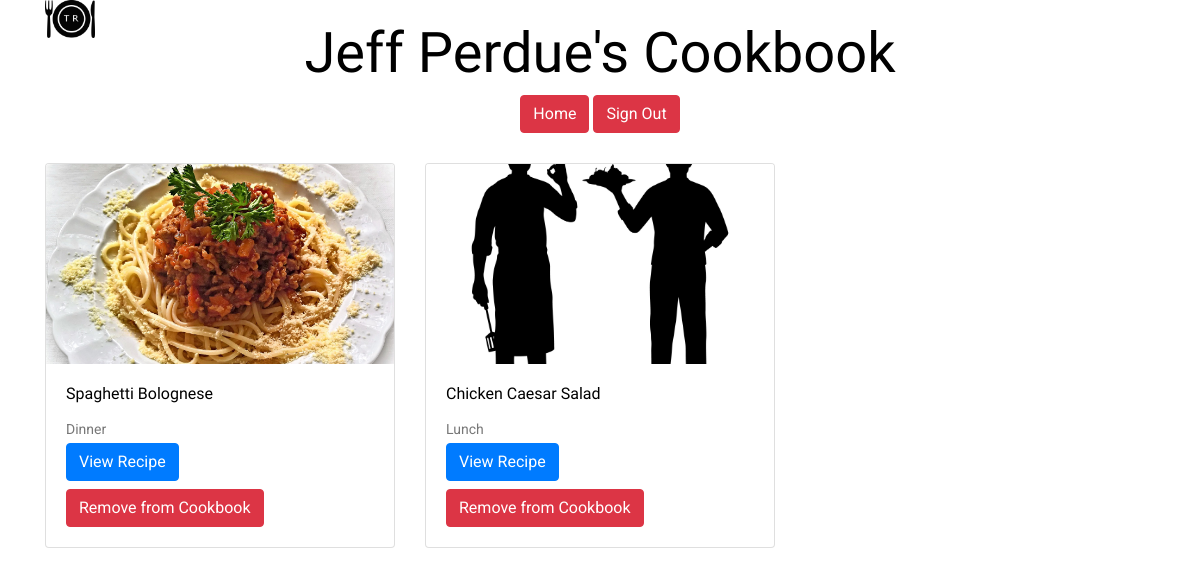
Page /cookbook.php (signed in) on the committed database.
### tables this page shows
CREATE TABLE `users` (
  `user_ID` int(10) UNSIGNED NOT NULL,
  `email` varchar(64) NOT NULL,
  `password` varchar(256) NOT NULL,
  `firstname` varchar(32) NOT NULL,
  `lastname` varchar(32) NOT NULL,
  `role` tinyint(3) NOT NULL
);

CREATE TABLE `recipes` (
  `recipe_ID` int(255) UNSIGNED NOT NULL,
  `user_ID` int(255) UNSIGNED NOT NULL,
  `title` varchar(32) NOT NULL,
  `image` varchar(1000) NOT NULL,
  `ingredients` varchar(700) NOT NULL,
  `instructions` varchar(700) NOT NULL,
  `cooking_time` varchar(12) NOT NULL,
  `category` varchar(32) DEFAULT NULL
);

### cookbook.php (the view, shortened to what this page needs)
<?php
require_once('auth/db.php');
$user_id = $_SESSION['user_ID'];
$greetingMessage = '';
try {
    $stmt = $db->prepare("SELECT firstname, lastname FROM users WHERE user_ID = :user_id");
    $stmt->execute([':user_id' => $user_id]);
    $user = $stmt->fetch(PDO::FETCH_ASSOC);
    if ($user) {
        $greetingMessage = htmlspecialchars($user['firstname'] . ' ' . $user['lastname']);
    }
    $stmt = $db->prepare("
        SELECT recipes.*
        FROM cookbook
        JOIN recipes ON cookbook.recipe_ID = recipes.recipe_ID
        WHERE cookbook.user_ID = :user_id
    ");
    $stmt->execute([':user_id' => $user_id]);
    $recipes = $stmt->fetchAll();
} catch (PDOException $e) {
    echo "Error: " . htmlspecialchars($e->getMessage());
    exit();
}
?>
<!doctype html>
<html lang="en">
<head>
    <link rel="stylesheet" href="./css/bootstrap.min.css">
    <link rel="stylesheet" href="./css/style.css">
</head>
<body>
    <header>
        <div class="header-area">
            <div class="container d-flex align-items-center justify-content-between">
                <div class="logo">
                    <a href="index.php">
                        <img src="./img/logo.png" alt="Logo" class="header-logo">
                    </a>
                </div>
            </div>
        </div>
    </header>
    <div class="container">
        <div class="greeting-message">
            <h1 class="display-4"><?php echo $greetingMessage; ?>'s Cookbook</h1>
        </div>
        <div class="btn-container">
            <a href="index.php" class="btn btn-danger">Home</a>
            <a href="auth/signout.php" class="btn btn-danger">Sign Out</a>
        </div>
        <?php if (empty($recipes)): ?>
            <div class="alert alert-info text-center" role="alert">
                You haven't added any recipes to your cookbook yet. Browse recipes and add your favorites!
            </div>
        <?php else: ?>
            <div class="row">
                <?php foreach ($recipes as $recipe): ?>
                    <div class="col-md-4">
                        <div class="card mb-4">
                            <img class="card-img-top" src="./img/<?php echo !empty($recipe['image']) && file_exists('./img/' . $recipe['image']) ? $recipe['image'] : 'placeholder.png'; ?>" alt="<?php echo htmlspecialchars($recipe['title']); ?>">
                            <div class="card-body">
                                <h5 class="card-title"><?php echo htmlspecialchars($recipe['title']); ?></h5>
                                <p class="card-text"><?php echo htmlspecialchars($recipe['category']); ?></p>
                                <a href="recipe/detail.php?id=<?php echo $recipe['recipe_ID']; ?>" class="btn btn-primary">View Recipe</a>
                                <form method="POST" action="cookbook.php" class="mt-2">
                                    <button type="submit" name="remove_from_cookbook" class="btn btn-danger">Remove from Cookbook</button>
                                </form>
                            </div>
                        </div>
                    </div>
                <?php endforeach; ?>
            </div>
        <?php endif; ?>
    </div>
</body>
</html>

### cookbook.php (style rules this page uses)
.header-area { margin-bottom: 20px; }
.header-logo { max-width: 50px; height: auto; }
.greeting-message { margin-top: 20px; text-align: center; }
.btn-container { text-align: center; margin-bottom: 30px; }

### rows in the picture
users: greetingMessage "Jeff Perdue"
recipes: image (picture), title "Spaghetti Bolognese", category "Dinner"
recipes: shows a picture, title "Chicken Caesar Salad", category "Lunch"
